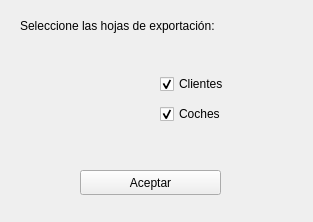
<?xml version="1.0" encoding="UTF-8"?>
<ui version="4.0">
 <class>dlgEligeCampos</class>
 <widget class="QWidget" name="dlgEligeCampos">
  <property name="windowModality">
   <enum>Qt::WindowModal</enum>
  </property>
  <property name="geometry">
   <rect>
    <x>0</x>
    <y>0</y>
    <width>313</width>
    <height>222</height>
   </rect>
  </property>
  <property name="windowTitle">
   <string>Exportando hoja de datos</string>
  </property>
  <widget class="QWidget" name="verticalLayoutWidget">
   <property name="geometry">
    <rect>
     <x>160</x>
     <y>70</y>
     <width>96</width>
     <height>59</height>
    </rect>
   </property>
   <layout class="QVBoxLayout" name="verticalLayout">
    <item>
     <widget class="QCheckBox" name="chkClientes">
      <property name="styleSheet">
       <string notr="true">font: 500 10pt &quot;MS Shell Dlg 2&quot;;</string>
      </property>
      <property name="text">
       <string>Clientes</string>
      </property>
      <property name="checked">
       <bool>true</bool>
      </property>
     </widget>
    </item>
    <item>
     <widget class="QCheckBox" name="chkCoches">
      <property name="styleSheet">
       <string notr="true">font: 500 10pt &quot;MS Shell Dlg 2&quot;;</string>
      </property>
      <property name="text">
       <string>Coches</string>
      </property>
      <property name="checked">
       <bool>true</bool>
      </property>
     </widget>
    </item>
   </layout>
  </widget>
  <widget class="QPushButton" name="btnAceptar">
   <property name="geometry">
    <rect>
     <x>80</x>
     <y>170</y>
     <width>141</width>
     <height>25</height>
    </rect>
   </property>
   <property name="minimumSize">
    <size>
     <width>75</width>
     <height>25</height>
    </size>
   </property>
   <property name="styleSheet">
    <string notr="true">font: 500 10pt &quot;MS Shell Dlg 2&quot;;</string>
   </property>
   <property name="text">
    <string>Aceptar</string>
   </property>
   <property name="icon">
    <iconset>
     <normaloff>../img/verified.png</normaloff>../img/verified.png</iconset>
   </property>
  </widget>
  <widget class="QLabel" name="label">
   <property name="geometry">
    <rect>
     <x>20</x>
     <y>10</y>
     <width>281</width>
     <height>31</height>
    </rect>
   </property>
   <property name="styleSheet">
    <string notr="true">font: 75 10pt &quot;MS Shell Dlg 2&quot;;</string>
   </property>
   <property name="text">
    <string>Seleccione las hojas de exportación:</string>
   </property>
  </widget>
  <widget class="QLabel" name="label_2">
   <property name="geometry">
    <rect>
     <x>70</x>
     <y>60</y>
     <width>71</width>
     <height>71</height>
    </rect>
   </property>
   <property name="text">
    <string/>
   </property>
   <property name="pixmap">
    <pixmap>../img/export.png</pixmap>
   </property>
   <property name="scaledContents">
    <bool>true</bool>
   </property>
  </widget>
 </widget>
 <resources/>
 <connections/>
</ui>
